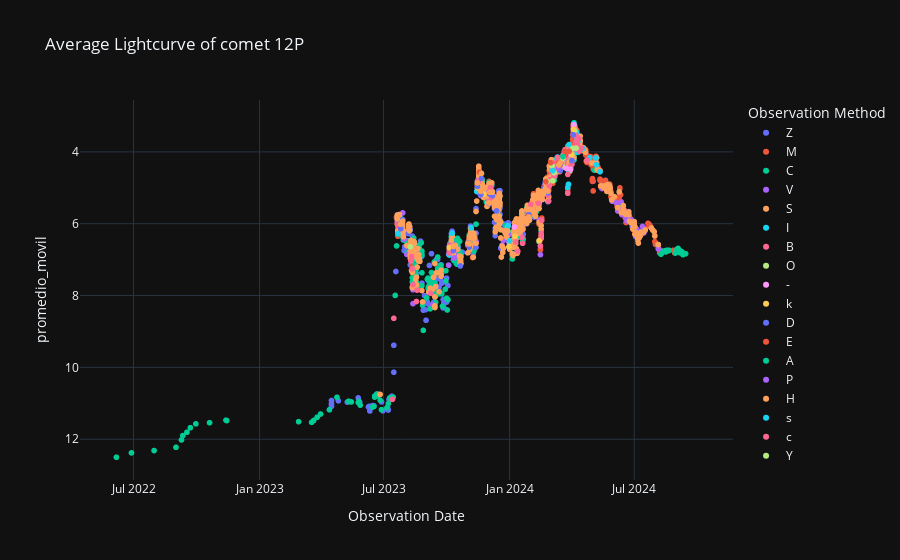

The notebook cell saved with this chart:
### Code cell
# Curva de luz Promediada
labels = {'obs_date':'Observation Date','magnitud_reducida':'Max apparent total magnitude reduced', 'obs_method_key' : 'Observation Method'}
fig = px.scatter(curva_de_luz_promediada_df, x='obs_date', y='promedio_movil', color='obs_method_key', template= 'plotly_dark', labels= labels, title= f'Average Lightcurve of comet {nombre_cometa}')
fig.update_yaxes(autorange="reversed")
fig.show()

### Figure 1 — Plotly figure (JSON) as saved in the notebook; plotly's stock layout.template omitted (floating-point values rounded to 4 significant figures; data arrays with more than 128 entries replaced by an {"elided": "..."} marker saying what was removed)
{"data": [{"hovertemplate": "Observation Method=Z<br>Observation Date=%{x}<br>promedio_movil=%{y}<extra></extra>", "legendgroup": "Z", "marker": {"color": "#636efa", "symbol": "circle"}, "mode": "markers", "name": "Z", "showlegend": true, "type": "scattergl", "x": {"elided": "437 str values"}, "xaxis": "x", "y": {"elided": "437 float values"}, "yaxis": "y"}, {"hovertemplate": "Observation Method=M<br>Observation Date=%{x}<br>promedio_movil=%{y}<extra></extra>", "legendgroup": "M", "marker": {"color": "#EF553B", "symbol": "circle"}, "mode": "markers", "name": "M", "showlegend": true, "type": "scattergl", "x": {"elided": "414 str values"}, "xaxis": "x", "y": {"elided": "414 float values"}, "yaxis": "y"}, {"hovertemplate": "Observation Method=C<br>Observation Date=%{x}<br>promedio_movil=%{y}<extra></extra>", "legendgroup": "C", "marker": {"color": "#00cc96", "symbol": "circle"}, "mode": "markers", "name": "C", "showlegend": true, "type": "scattergl", "x": {"elided": "356 str values"}, "xaxis": "x", "y": {"elided": "356 float values"}, "yaxis": "y"}, {"hovertemplate": "Observation Method=V<br>Observation Date=%{x}<br>promedio_movil=%{y}<extra></extra>", "legendgroup": "V", "marker": {"color": "#ab63fa", "symbol": "circle"}, "mode": "markers", "name": "V", "showlegend": true, "type": "scattergl", "x": ["2024-08-05T00:00:00", "2024-07-16T00:00:00", "2024-07-15T00:00:00", "2024-07-13T00:00:00", "2024-07-05T00:00:00", "2024-07-04T00:00:00", "2024-07-03T00:00:00", "2024-07-02T00:00:00", "2024-06-30T00:00:00", "2024-06-29T00:00:00", "2024-06-28T00:00:00", "2024-06-26T00:00:00", "2024-06-25T00:00:00", "2024-06-24T00:00:00", "2024-06-23T00:00:00", "2024-06-22T00:00:00", "2024-06-20T00:00:00", "2024-06-19T00:00:00", "2024-06-18T00:00:00", "2024-06-14T00:00:00", "2024-06-13T00:00:00", "2024-06-12T00:00:00", "2024-06-07T00:00:00", "2024-06-05T00:00:00", "2024-05-30T00:00:00", "2024-05-24T00:00:00", "2024-05-18T00:00:00", "2024-05-17T00:00:00", "2024-05-16T00:00:00", "2024-05-15T00:00:00", "2024-04-03T00:00:00", "2024-04-01T00:00:00", "2024-03-18T00:00:00", "2024-03-15T00:00:00", "2024-03-13T00:00:00", "2024-03-10T00:00:00", "2024-03-08T00:00:00", "2024-03-04T00:00:00", "2024-02-26T00:00:00", "2024-02-19T00:00:00", "2024-02-13T00:00:00", "2024-02-12T00:00:00", "2024-02-10T00:00:00", "2024-02-02T00:00:00", "2024-01-29T00:00:00", "2024-01-28T00:00:00", "2024-01-26T00:00:00", "2024-01-25T00:00:00", "2024-01-14T00:00:00", "2024-01-12T00:00:00", "2024-01-02T00:00:00", "2023-12-31T00:00:00", "2023-12-31T00:00:00", "2023-12-30T00:00:00", "2023-12-23T00:00:00", "2023-12-21T00:00:00", "2023-12-13T00:00:00", "2023-12-07T00:00:00", "2023-12-03T00:00:00", "2023-12-03T00:00:00", "2023-12-02T00:00:00", "2023-11-30T00:00:00", "2023-11-26T00:00:00", "2023-11-21T00:00:00", "2023-11-20T00:00:00", "2023-11-19T00:00:00", "2023-11-15T00:00:00", "2023-11-15T00:00:00", "2023-11-13T00:00:00", "2023-11-03T00:00:00", "2023-11-02T00:00:00", "2023-10-21T00:00:00", "2023-10-13T00:00:00", "2023-10-11T00:00:00", "2023-10-08T00:00:00", "2023-10-06T00:00:00", "2023-10-05T00:00:00", "2023-10-04T00:00:00", "2023-09-11T00:00:00", "2023-08-13T00:00:00", "2023-08-13T00:00:00", "2023-08-13T00:00:00", "2023-08-04T00:00:00", "2023-07-31T00:00:00", "2023-07-30T00:00:00", "2023-07-29T00:00:00", "2023-07-26T00:00:00", "2023-07-23T00:00:00", "2023-07-22T00:00:00", "2023-07-21T00:00:00", "2023-07-21T00:00:00"], "xaxis": "x", "y": [6.699, 6.22, 6.256, 6.077, 6.159, 6.19, 6.355, 6.131, 6.11, 6.117, 6.019, 5.881, 5.86, 5.933, 5.756, 5.782, 5.922, 5.839, 5.676, 5.583, 5.749, 5.397, 5.645, 5.42, 5.375, 5.022, 4.991, 4.999, 4.948, 5.02, 3.398, 4.101, 4.417, 4.364, 4.465, 4.522, 4.322, 4.631, 5.124, 5.15, 5.906, 5.374, 5.491, 5.617, 5.749, 5.545, 5.848, 5.997, 6.052, 6.815, 6.619, 6.518, 6.311, 6.047, 6.465, 6.596, 5.375, 5.232, 5.193, 5.076, 5.308, 5.493, 5.063, 4.774, 5.218, 4.575, 4.984, 4.82, 6.49, 6.621, 6.514, 7.021, 6.851, 6.577, 6.523, 6.611, 6.624, 7.153, 8.258, 6.904, 8.225, 7.839, 6.854, 6.427, 6.319, 5.698, 6.085, 5.796, 6.036, 5.755, 5.969], "yaxis": "y"}, {"hovertemplate": "Observation Method=S<br>Observation Date=%{x}<br>promedio_movil=%{y}<extra></extra>", "legendgroup": "S", "marker": {"color": "#FFA15A", "symbol": "circle"}, "mode": "markers", "name": "S", "showlegend": true, "type": "scattergl", "x": {"elided": "600 str values"}, "xaxis": "x", "y": {"elided": "600 float values"}, "yaxis": "y"}, {"hovertemplate": "Observation Method=I<br>Observation Date=%{x}<br>promedio_movil=%{y}<extra></extra>", "legendgroup": "I", "marker": {"color": "#19d3f3", "symbol": "circle"}, "mode": "markers", "name": "I", "showlegend": true, "type": "scattergl", "x": ["2024-05-12T00:00:00", "2024-05-07T00:00:00", "2024-05-06T00:00:00", "2024-04-27T00:00:00", "2024-04-17T00:00:00", "2024-04-13T00:00:00", "2024-04-10T00:00:00", "2024-04-09T00:00:00", "2024-04-08T00:00:00", "2024-04-08T00:00:00", "2024-04-08T00:00:00", "2024-04-07T00:00:00", "2024-04-05T00:00:00", "2024-04-05T00:00:00", "2024-04-04T00:00:00", "2024-04-01T00:00:00", "2024-03-30T00:00:00", "2024-03-30T00:00:00", "2024-03-28T00:00:00", "2024-03-27T00:00:00", "2024-03-27T00:00:00", "2024-03-26T00:00:00", "2024-03-23T00:00:00", "2024-03-22T00:00:00", "2024-03-15T00:00:00", "2024-03-13T00:00:00", "2024-03-11T00:00:00", "2024-03-08T00:00:00", "2024-03-08T00:00:00", "2024-03-07T00:00:00", "2024-03-06T00:00:00", "2024-03-06T00:00:00", "2024-01-01T00:00:00", "2023-12-30T00:00:00", "2023-11-14T00:00:00", "2023-11-06T00:00:00", "2023-10-09T00:00:00", "2023-10-05T00:00:00", "2023-10-05T00:00:00", "2023-07-22T00:00:00", "2023-07-21T00:00:00"], "xaxis": "x", "y": [4.552, 4.357, 4.169, 4.161, 3.901, 3.963, 3.699, 3.821, 3.611, 3.457, 3.785, 4.007, 3.421, 3.893, 3.217, 3.986, 4.081, 4.428, 3.796, 4.516, 4.902, 4.987, 4.163, 3.994, 4.396, 4.367, 4.144, 4.475, 4.279, 4.379, 4.506, 4.649, 6.476, 6.054, 5.1, 6.111, 6.264, 6.871, 6.656, 6.279, 5.826], "yaxis": "y"}, {"hovertemplate": "Observation Method=B<br>Observation Date=%{x}<br>promedio_movil=%{y}<extra></extra>", "legendgroup": "B", "marker": {"color": "#FF6692", "symbol": "circle"}, "mode": "markers", "name": "B", "showlegend": true, "type": "scattergl", "x": ["2024-04-23T00:00:00", "2024-04-15T00:00:00", "2024-04-12T00:00:00", "2024-04-12T00:00:00", "2024-04-11T00:00:00", "2024-04-10T00:00:00", "2024-04-10T00:00:00", "2024-04-09T00:00:00", "2024-04-09T00:00:00", "2024-04-08T00:00:00", "2024-04-07T00:00:00", "2024-04-07T00:00:00", "2024-04-06T00:00:00", "2024-04-06T00:00:00", "2024-04-05T00:00:00", "2024-04-03T00:00:00", "2024-04-03T00:00:00", "2024-04-01T00:00:00", "2024-04-01T00:00:00", "2024-04-01T00:00:00", "2024-03-30T00:00:00", "2024-03-29T00:00:00", "2024-03-29T00:00:00", "2024-03-29T00:00:00", "2024-03-28T00:00:00", "2024-03-27T00:00:00", "2024-03-26T00:00:00", "2024-03-26T00:00:00", "2024-03-26T00:00:00", "2024-03-25T00:00:00", "2024-03-25T00:00:00", "2024-03-23T00:00:00", "2024-03-22T00:00:00", "2024-03-21T00:00:00", "2024-03-20T00:00:00", "2024-03-20T00:00:00", "2024-03-20T00:00:00", "2024-03-19T00:00:00", "2024-03-19T00:00:00", "2024-03-18T00:00:00", "2024-03-12T00:00:00", "2024-03-11T00:00:00", "2024-03-09T00:00:00", "2024-03-09T00:00:00", "2024-03-09T00:00:00", "2024-03-08T00:00:00", "2024-03-07T00:00:00", "2024-03-07T00:00:00", "2024-03-07T00:00:00", "2024-03-07T00:00:00", "2024-03-07T00:00:00", "2024-03-06T00:00:00", "2024-03-06T00:00:00", "2024-03-05T00:00:00", "2024-03-04T00:00:00", "2024-03-04T00:00:00", "2024-03-03T00:00:00", "2024-03-03T00:00:00", "2024-03-03T00:00:00", "2024-02-28T00:00:00", "2024-02-28T00:00:00", "2024-02-27T00:00:00", "2024-02-26T00:00:00", "2024-02-16T00:00:00", "2024-02-12T00:00:00", "2024-02-01T00:00:00", "2024-01-30T00:00:00", "2024-01-29T00:00:00", "2023-12-06T00:00:00", "2023-12-04T00:00:00", "2023-12-03T00:00:00", "2023-12-02T00:00:00", "2023-11-16T00:00:00", "2023-11-16T00:00:00", "2023-11-15T00:00:00", "2023-11-01T00:00:00", "2023-10-07T00:00:00", "2023-10-06T00:00:00", "2023-10-06T00:00:00", "2023-10-06T00:00:00", "2023-10-05T00:00:00", "2023-10-05T00:00:00", "2023-10-05T00:00:00", "2023-07-22T00:00:00", "2023-07-22T00:00:00", "2023-07-21T00:00:00", "2023-07-21T00:00:00"], "xaxis": "x", "y": [4.236, 3.894, 3.931, 3.983, 3.627, 3.885, 3.927, 3.758, 3.756, 3.58, 3.729, 3.769, 3.493, 3.547, 3.378, 3.284, 3.312, 4.295, 4.349, 4.0, 4.074, 4.451, 4.42, 4.431, 4.039, 4.072, 5.153, 4.627, 4.009, 4.106, 3.955, 4.149, 3.937, 4.015, 4.265, 4.347, 4.386, 4.208, 4.243, 4.417, 4.332, 4.16, 4.364, 4.422, 4.507, 4.307, 4.659, 4.365, 4.408, 4.408, 4.436, 4.503, 4.478, 4.751, 4.776, 4.748, 4.535, 4.474, 4.56, 4.779, 4.942, 5.373, 5.209, 6.38, 5.431, 5.46, 5.778, 5.81, 5.252, 4.999, 5.127, 5.379, 4.816, 4.842, 4.992, 6.599, 6.639, 6.605, 6.631, 6.628, 6.735, 6.815, 6.728, 6.065, 6.036, 5.829, 5.955], "yaxis": "y"}, {"hovertemplate": "Observation Method=O<br>Observation Date=%{x}<br>promedio_movil=%{y}<extra></extra>", "legendgroup": "O", "marker": {"color": "#B6E880", "symbol": "circle"}, "mode": "markers", "name": "O", "showlegend": true, "type": "scattergl", "x": ["2024-04-07T00:00:00", "2024-04-05T00:00:00", "2024-04-02T00:00:00", "2024-03-25T00:00:00", "2024-03-19T00:00:00", "2024-03-18T00:00:00", "2024-03-17T00:00:00", "2024-03-06T00:00:00", "2024-03-04T00:00:00", "2024-03-03T00:00:00", "2024-02-25T00:00:00", "2023-10-10T00:00:00"], "xaxis": "x", "y": [3.895, 3.406, 3.909, 3.983, 4.172, 4.396, 4.291, 4.578, 4.805, 4.389, 4.823, 6.639], "yaxis": "y"}, {"hovertemplate": "Observation Method=-<br>Observation Date=%{x}<br>promedio_movil=%{y}<extra></extra>", "legendgroup": "-", "marker": {"color": "#FF97FF", "symbol": "circle"}, "mode": "markers", "name": "-", "showlegend": true, "type": "scattergl", "x": ["2024-04-04T00:00:00", "2024-03-30T00:00:00", "2024-03-29T00:00:00", "2024-03-24T00:00:00", "2024-03-14T00:00:00", "2024-01-08T00:00:00", "2023-11-15T00:00:00"], "xaxis": "x", "y": [3.246, 4.486, 4.065, 4.459, 4.454, 6.09, 4.967], "yaxis": "y"}, {"hovertemplate": "Observation Method=k<br>Observation Date=%{x}<br>promedio_movil=%{y}<extra></extra>", "legendgroup": "k", "marker": {"color": "#FECB52", "symbol": "circle"}, "mode": "markers", "name": "k", "showlegend": true, "type": "scattergl", "x": ["2024-04-03T00:00:00", "2024-04-01T00:00:00", "2024-02-13T00:00:00", "2024-01-09T00:00:00", "2023-12-31T00:00:00", "2023-11-24T00:00:00", "2023-11-15T00:00:00", "2023-10-05T00:00:00"], "xaxis": "x", "y": [3.372, 4.075, 6.472, 6.349, 6.636, 5.178, 5.001, 6.665], "yaxis": "y"}, {"hovertemplate": "Observation Method=D<br>Observation Date=%{x}<br>promedio_movil=%{y}<extra></extra>", "legendgroup": "D", "marker": {"color": "#636efa", "symbol": "circle"}, "mode": "markers", "name": "D", "showlegend": true, "type": "scattergl", "x": ["2024-04-03T00:00:00", "2024-04-01T00:00:00", "2024-03-15T00:00:00", "2024-02-26T00:00:00", "2024-01-29T00:00:00", "2024-01-28T00:00:00", "2024-01-26T00:00:00", "2024-01-12T00:00:00", "2023-12-13T00:00:00", "2023-12-07T00:00:00", "2023-12-03T00:00:00", "2023-12-02T00:00:00", "2023-11-21T00:00:00", "2023-11-20T00:00:00", "2023-11-15T00:00:00", "2023-11-13T00:00:00", "2023-11-03T00:00:00", "2023-11-02T00:00:00", "2023-10-21T00:00:00", "2023-10-11T00:00:00", "2023-08-04T00:00:00", "2023-07-29T00:00:00", "2023-07-26T00:00:00", "2023-07-21T00:00:00"], "xaxis": "x", "y": [3.523, 4.241, 4.521, 5.138, 5.744, 5.802, 6.002, 6.775, 5.643, 5.215, 5.173, 5.437, 4.74, 5.187, 4.963, 6.656, 6.649, 6.526, 7.176, 6.748, 6.648, 5.882, 6.139, 5.883], "yaxis": "y"}, {"hovertemplate": "Observation Method=E<br>Observation Date=%{x}<br>promedio_movil=%{y}<extra></extra>", "legendgroup": "E", "marker": {"color": "#EF553B", "symbol": "circle"}, "mode": "markers", "name": "E", "showlegend": true, "type": "scattergl", "x": ["2024-03-28T00:00:00", "2024-03-23T00:00:00", "2024-03-22T00:00:00", "2024-03-15T00:00:00", "2024-03-15T00:00:00", "2024-03-13T00:00:00", "2024-03-01T00:00:00", "2024-02-23T00:00:00", "2024-01-27T00:00:00", "2023-11-18T00:00:00"], "xaxis": "x", "y": [3.982, 4.077, 3.979, 4.365, 4.349, 4.305, 4.301, 4.829, 5.808, 4.565], "yaxis": "y"}, {"hovertemplate": "Observation Method=A<br>Observation Date=%{x}<br>promedio_movil=%{y}<extra></extra>", "legendgroup": "A", "marker": {"color": "#00cc96", "symbol": "circle"}, "mode": "markers", "name": "A", "showlegend": true, "type": "scattergl", "x": ["2024-03-19T00:00:00"], "xaxis": "x", "y": [4.13], "yaxis": "y"}, {"hovertemplate": "Observation Method=P<br>Observation Date=%{x}<br>promedio_movil=%{y}<extra></extra>", "legendgroup": "P", "marker": {"color": "#ab63fa", "symbol": "circle"}, "mode": "markers", "name": "P", "showlegend": true, "type": "scattergl", "x": ["2024-03-16T00:00:00", "2024-03-13T00:00:00", "2024-02-15T00:00:00", "2023-10-12T00:00:00"], "xaxis": "x", "y": [4.319, 4.446, 6.862, 6.954], "yaxis": "y"}, {"hovertemplate": "Observation Method=H<br>Observation Date=%{x}<br>promedio_movil=%{y}<extra></extra>", "legendgroup": "H", "marker": {"color": "#FFA15A", "symbol": "circle"}, "mode": "markers", "name": "H", "showlegend": true, "type": "scattergl", "x": ["2024-03-15T00:00:00", "2024-03-13T00:00:00", "2024-02-26T00:00:00", "2024-02-19T00:00:00", "2024-01-29T00:00:00", "2024-01-28T00:00:00", "2024-01-26T00:00:00", "2024-01-25T00:00:00", "2024-01-12T00:00:00", "2023-12-13T00:00:00", "2023-12-07T00:00:00", "2023-12-03T00:00:00", "2023-12-02T00:00:00", "2023-11-21T00:00:00", "2023-11-20T00:00:00", "2023-11-15T00:00:00", "2023-11-13T00:00:00", "2023-11-03T00:00:00", "2023-11-02T00:00:00", "2023-10-21T00:00:00", "2023-10-11T00:00:00", "2023-08-04T00:00:00", "2023-07-29T00:00:00", "2023-07-26T00:00:00", "2023-07-21T00:00:00", "2023-07-21T00:00:00"], "xaxis": "x", "y": [4.306, 4.365, 5.096, 5.177, 5.816, 5.602, 5.987, 5.864, 6.822, 5.35, 5.127, 5.122, 5.422, 4.6, 5.099, 4.863, 6.544, 6.564, 6.538, 7.009, 6.634, 6.608, 5.928, 6.012, 5.769, 5.869], "yaxis": "y"}, {"hovertemplate": "Observation Method=s<br>Observation Date=%{x}<br>promedio_movil=%{y}<extra></extra>", "legendgroup": "s", "marker": {"color": "#19d3f3", "symbol": "circle"}, "mode": "markers", "name": "s", "showlegend": true, "type": "scattergl", "x": ["2024-03-04T00:00:00"], "xaxis": "x", "y": [4.522], "yaxis": "y"}, {"hovertemplate": "Observation Method=c<br>Observation Date=%{x}<br>promedio_movil=%{y}<extra></extra>", "legendgroup": "c", "marker": {"color": "#FF6692", "symbol": "circle"}, "mode": "markers", "name": "c", "showlegend": true, "type": "scattergl", "x": ["2024-02-17T00:00:00", "2024-02-16T00:00:00", "2024-02-15T00:00:00", "2024-01-20T00:00:00", "2024-01-19T00:00:00", "2024-01-13T00:00:00", "2024-01-10T00:00:00", "2023-09-08T00:00:00", "2023-08-19T00:00:00", "2023-08-18T00:00:00", "2023-08-13T00:00:00", "2023-08-12T00:00:00", "2023-08-11T00:00:00", "2023-08-10T00:00:00", "2023-07-16T00:00:00", "2023-07-14T00:00:00"], "xaxis": "x", "y": [5.905, 6.27, 6.62, 6.546, 6.379, 6.767, 6.508, 7.94, 7.849, 8.165, 7.696, 7.257, 6.918, 7.036, 8.633, 10.89], "yaxis": "y"}, {"hovertemplate": "Observation Method=Y<br>Observation Date=%{x}<br>promedio_movil=%{y}<extra></extra>", "legendgroup": "Y", "marker": {"color": "#B6E880", "symbol": "circle"}, "mode": "markers", "name": "Y", "showlegend": true, "type": "scattergl", "x": ["2023-08-09T00:00:00"], "xaxis": "x", "y": [6.643], "yaxis": "y"}], "layout": {"legend": {"title": {"text": "Observation Method"}, "tracegroupgap": 0}, "title": {"text": "Average Lightcurve of comet 12P"}, "xaxis": {"anchor": "y", "domain": [0, 1], "title": {"text": "Observation Date"}}, "yaxis": {"anchor": "x", "autorange": "reversed", "domain": [0, 1], "title": {"text": "promedio_movil"}}}}
